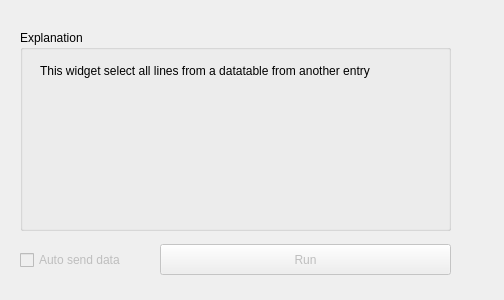
<?xml version="1.0" encoding="UTF-8"?>
<ui version="4.0">
 <class>Form</class>
 <widget class="QWidget" name="Form">
  <property name="geometry">
   <rect>
    <x>0</x>
    <y>0</y>
    <width>504</width>
    <height>300</height>
   </rect>
  </property>
  <property name="windowTitle">
   <string>Form</string>
  </property>
  <widget class="QGroupBox" name="groupBox">
   <property name="geometry">
    <rect>
     <x>20</x>
     <y>30</y>
     <width>431</width>
     <height>201</height>
    </rect>
   </property>
   <property name="title">
    <string>Explanation</string>
   </property>
   <widget class="QLabel" name="Description">
    <property name="geometry">
     <rect>
      <x>20</x>
      <y>25</y>
      <width>391</width>
      <height>31</height>
     </rect>
    </property>
    <property name="text">
     <string>This widget select all lines from a datatable from another entry</string>
    </property>
    <property name="textFormat">
     <enum>Qt::AutoText</enum>
    </property>
    <property name="alignment">
     <set>Qt::AlignLeading|Qt::AlignLeft|Qt::AlignVCenter</set>
    </property>
    <property name="wordWrap">
     <bool>true</bool>
    </property>
   </widget>
  </widget>
  <widget class="QPushButton" name="pushButton_send">
   <property name="enabled">
    <bool>false</bool>
   </property>
   <property name="geometry">
    <rect>
     <x>160</x>
     <y>244</y>
     <width>291</width>
     <height>31</height>
    </rect>
   </property>
   <property name="text">
    <string>Run</string>
   </property>
  </widget>
  <widget class="QCheckBox" name="checkBox_send">
   <property name="enabled">
    <bool>false</bool>
   </property>
   <property name="geometry">
    <rect>
     <x>20</x>
     <y>250</y>
     <width>121</width>
     <height>20</height>
    </rect>
   </property>
   <property name="text">
    <string>Auto send data</string>
   </property>
  </widget>
 </widget>
 <resources/>
 <connections/>
</ui>
